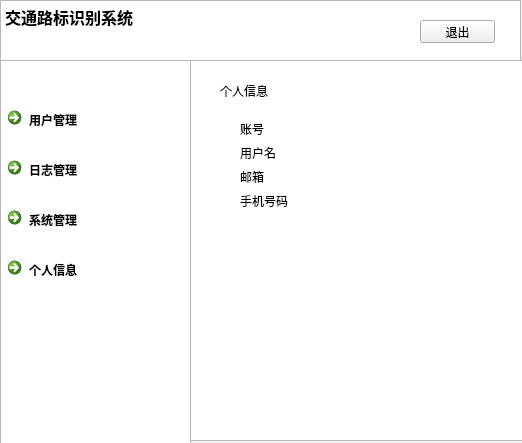
<?xml version="1.0" encoding="UTF-8"?>
<ui version="4.0">
 <class>Form</class>
 <widget class="QWidget" name="Form">
  <property name="geometry">
   <rect>
    <x>0</x>
    <y>0</y>
    <width>522</width>
    <height>443</height>
   </rect>
  </property>
  <property name="windowTitle">
   <string>Form</string>
  </property>
  <widget class="QTextBrowser" name="textBrowser">
   <property name="geometry">
    <rect>
     <x>0</x>
     <y>0</y>
     <width>521</width>
     <height>61</height>
    </rect>
   </property>
   <property name="html">
    <string>&lt;!DOCTYPE HTML PUBLIC &quot;-//W3C//DTD HTML 4.0//EN&quot; &quot;http://www.w3.org/TR/REC-html40/strict.dtd&quot;&gt;
&lt;html&gt;&lt;head&gt;&lt;meta name=&quot;qrichtext&quot; content=&quot;1&quot; /&gt;&lt;style type=&quot;text/css&quot;&gt;
p, li { white-space: pre-wrap; }
&lt;/style&gt;&lt;/head&gt;&lt;body style=&quot; font-family:'SimSun'; font-size:9pt; font-weight:400; font-style:normal;&quot;&gt;
&lt;p style=&quot; margin-top:0px; margin-bottom:0px; margin-left:0px; margin-right:0px; -qt-block-indent:0; text-indent:0px;&quot;&gt;&lt;span style=&quot; font-size:12pt; font-weight:600;&quot;&gt;交通路标识别系统&lt;/span&gt;&lt;/p&gt;&lt;/body&gt;&lt;/html&gt;</string>
   </property>
  </widget>
  <widget class="QTextEdit" name="textEdit">
   <property name="geometry">
    <rect>
     <x>0</x>
     <y>60</y>
     <width>191</width>
     <height>431</height>
    </rect>
   </property>
  </widget>
  <widget class="QCommandLinkButton" name="commandLinkButton_user">
   <property name="geometry">
    <rect>
     <x>0</x>
     <y>100</y>
     <width>186</width>
     <height>41</height>
    </rect>
   </property>
   <property name="text">
    <string>用户管理</string>
   </property>
  </widget>
  <widget class="QCommandLinkButton" name="commandLinkButton_person">
   <property name="geometry">
    <rect>
     <x>0</x>
     <y>250</y>
     <width>186</width>
     <height>41</height>
    </rect>
   </property>
   <property name="text">
    <string>个人信息</string>
   </property>
  </widget>
  <widget class="QCommandLinkButton" name="commandLinkButton_journal">
   <property name="geometry">
    <rect>
     <x>0</x>
     <y>150</y>
     <width>186</width>
     <height>41</height>
    </rect>
   </property>
   <property name="text">
    <string>日志管理</string>
   </property>
  </widget>
  <widget class="QCommandLinkButton" name="commandLinkButton_system">
   <property name="geometry">
    <rect>
     <x>0</x>
     <y>200</y>
     <width>186</width>
     <height>41</height>
    </rect>
   </property>
   <property name="text">
    <string>系统管理</string>
   </property>
  </widget>
  <widget class="QTextEdit" name="textEdit_2">
   <property name="geometry">
    <rect>
     <x>190</x>
     <y>60</y>
     <width>351</width>
     <height>381</height>
    </rect>
   </property>
  </widget>
  <widget class="QWidget" name="formLayoutWidget">
   <property name="geometry">
    <rect>
     <x>240</x>
     <y>120</y>
     <width>221</width>
     <height>251</height>
    </rect>
   </property>
   <layout class="QFormLayout" name="formLayout">
    <item row="0" column="0">
     <widget class="QLabel" name="label">
      <property name="text">
       <string>账号</string>
      </property>
     </widget>
    </item>
    <item row="1" column="0">
     <widget class="QLabel" name="label_2">
      <property name="text">
       <string>用户名</string>
      </property>
     </widget>
    </item>
    <item row="2" column="0">
     <widget class="QLabel" name="label_3">
      <property name="text">
       <string>邮箱</string>
      </property>
     </widget>
    </item>
    <item row="3" column="0">
     <widget class="QLabel" name="label_4">
      <property name="text">
       <string>手机号码</string>
      </property>
     </widget>
    </item>
   </layout>
  </widget>
  <widget class="QPushButton" name="pushButton">
   <property name="geometry">
    <rect>
     <x>420</x>
     <y>20</y>
     <width>75</width>
     <height>23</height>
    </rect>
   </property>
   <property name="text">
    <string>退出</string>
   </property>
  </widget>
  <widget class="QLabel" name="label_5">
   <property name="geometry">
    <rect>
     <x>220</x>
     <y>80</y>
     <width>81</width>
     <height>21</height>
    </rect>
   </property>
   <property name="styleSheet">
    <string notr="true">font: 10pt &quot;Adobe 黑体 Std R&quot;;</string>
   </property>
   <property name="text">
    <string>个人信息</string>
   </property>
  </widget>
 </widget>
 <resources/>
 <connections/>
</ui>
